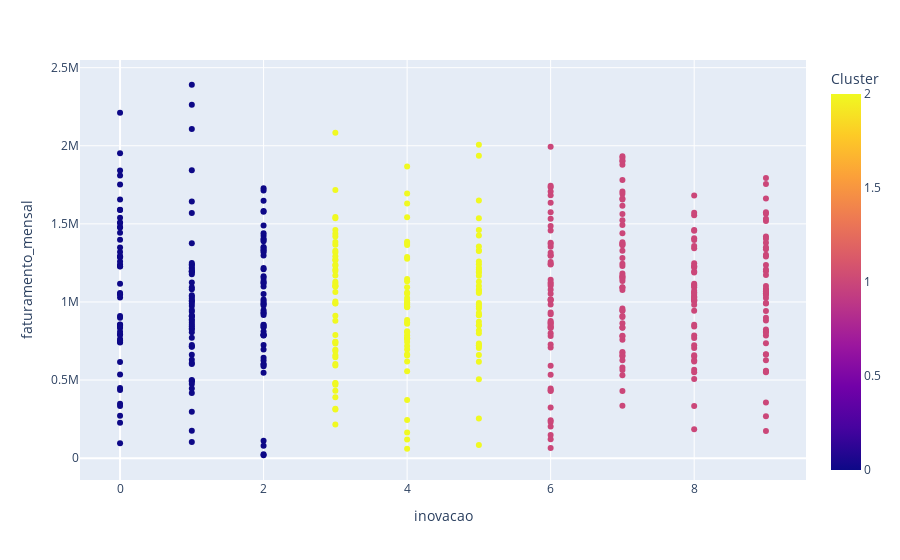

Source (notebook cell):
### Code cell
# Cruzar dados de faturamento_mensal, inovacao e clusters
px.scatter(df_clientes, x='inovacao', y='faturamento_mensal', color='Cluster')

### Figure 1 — Plotly figure (JSON) as saved in the notebook; plotly's stock layout.template omitted (floating-point values rounded to 4 significant figures; data arrays with more than 128 entries replaced by an {"elided": "..."} marker saying what was removed)
{"data": [{"hovertemplate": "inovacao=%{x}<br>faturamento_mensal=%{y}<br>Cluster=%{marker.color}<extra></extra>", "legendgroup": "", "marker": {"color": {"elided": "500 int values"}, "coloraxis": "coloraxis", "symbol": "circle"}, "mode": "markers", "name": "", "orientation": "v", "showlegend": false, "type": "scatter", "x": {"elided": "500 int values"}, "xaxis": "x", "y": {"elided": "500 float values"}, "yaxis": "y"}], "layout": {"coloraxis": {"colorbar": {"title": {"text": "Cluster"}}, "colorscale": [[0, "#0d0887"], [0.1111, "#46039f"], [0.2222, "#7201a8"], [0.3333, "#9c179e"], [0.4444, "#bd3786"], [0.5556, "#d8576b"], [0.6667, "#ed7953"], [0.7778, "#fb9f3a"], [0.8889, "#fdca26"], [1, "#f0f921"]]}, "legend": {"tracegroupgap": 0}, "margin": {"t": 60}, "xaxis": {"anchor": "y", "domain": [0, 1], "title": {"text": "inovacao"}}, "yaxis": {"anchor": "x", "domain": [0, 1], "title": {"text": "faturamento_mensal"}}}}
